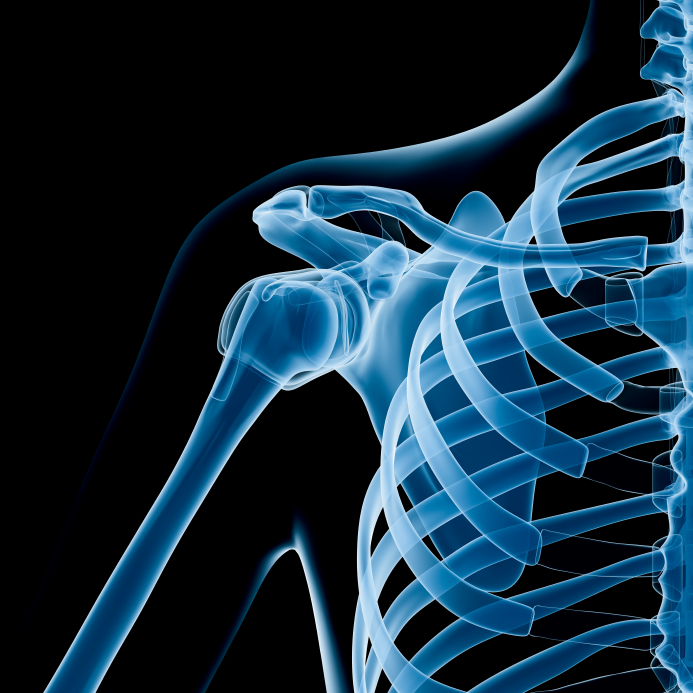
%> input picture Image Processing_Matlab/Fig(Watshed).jpg, 693 x 693 px
$ octave watersheed.m   (GNU Octave 9; MATLAB toolbox functions it lacks are replaced by stand-ins)
%> lines starting %> are read from the running program, lines starting %| are printed output that depends on the picture; in (x1, y1, x2, y2) boxes, pixels count from 0 and x2, y2 are one past the last pixel; in counts of white or black regions, pixels touching at a corner belong together; the program's own positions count from 1
I=imread('Fig(Watshed).jpg');
%> I is the input picture: size 693x693x3 uint8; mean R, G, B 20.5, 46.8, 63.8
I=rgb2gray(I);
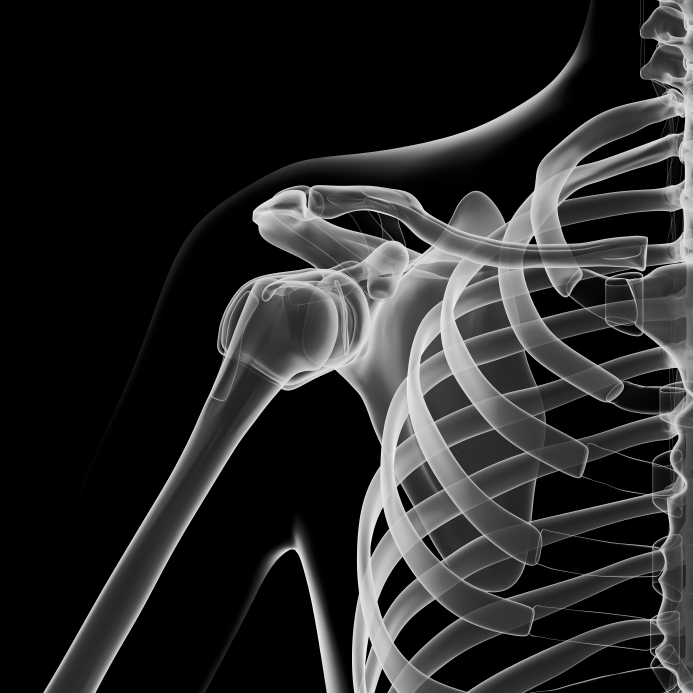
%> I: size 693x693 uint8; min 0, max 244, mean 40.8
I=double(I);
%> I: size 693x693 double
hy=fspecial('sobel');
hx=hy';
Iy=imfilter(I,hy,'replicate');
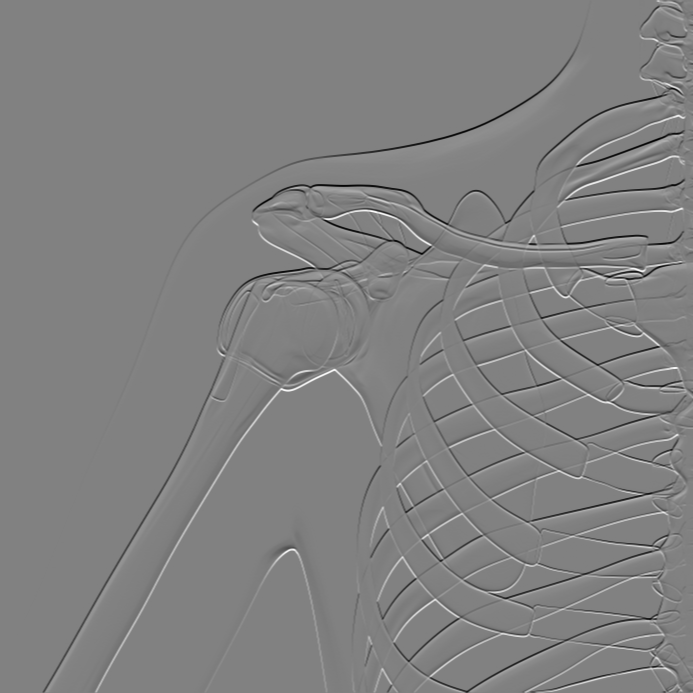
%> Iy: size 693x693 double; min -897, max 874, mean -0.3; drawn with min black and max white
Ix=imfilter(I,hx,'replicate');
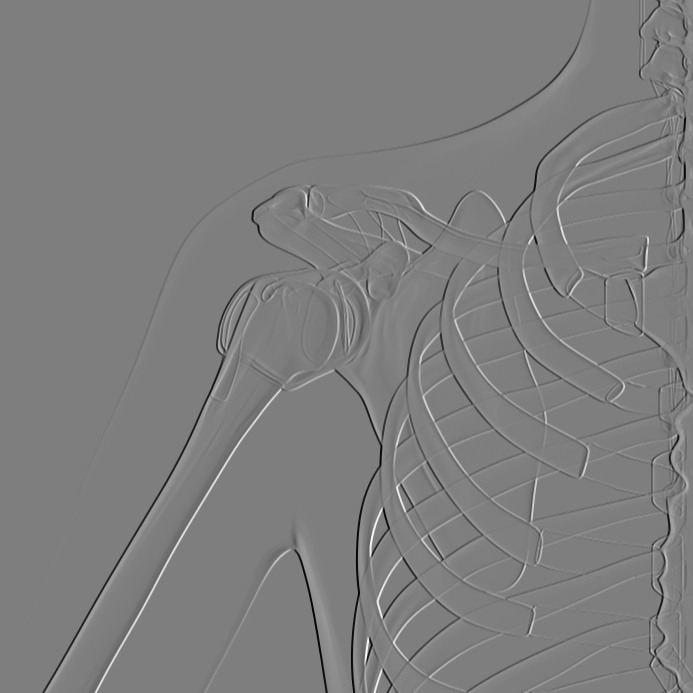
%> Ix: size 693x693 double; min -962, max 971, mean -1.3; drawn with min black and max white
gradmag=sqrt(Ix.^2 + Iy.^2);
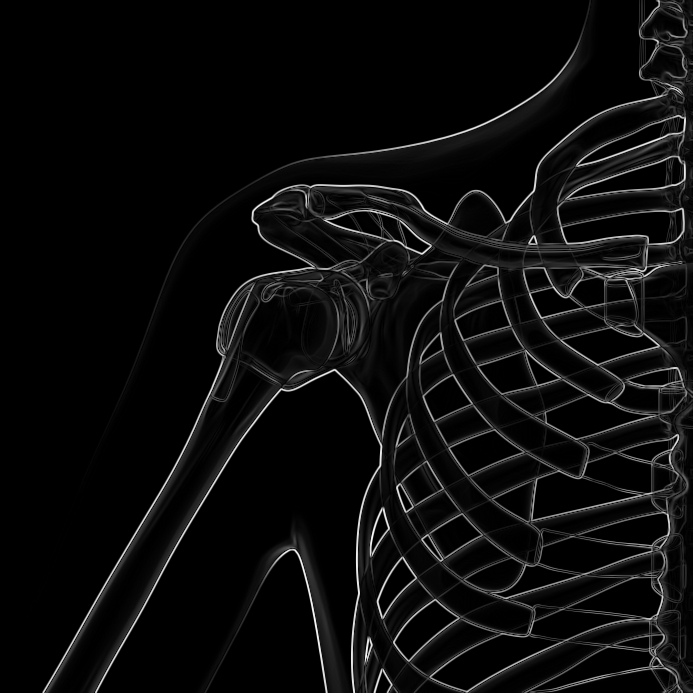
%> gradmag: size 693x693 double; min 0, max 993.2, mean 47.9; drawn with min black and max white
figure, imshow(gradmag);
%> after `imshow(gradmag)`:
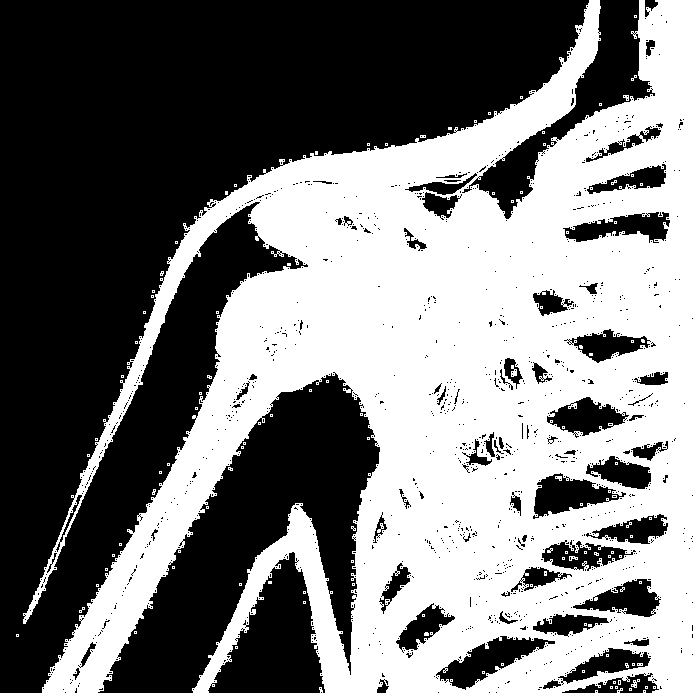
%> displayed picture: size 693x693, on the screen's scale of 0 to 255; 47.2% white; 122 white regions (115 under 20 px), largest, box (x1, y1, x2, y2) and area: (23, 0, 693, 693) 225372, (511, 365, 517, 377) 48, (631, 679, 640, 688) 38
bw2= ~bwareaopen(~gradmag,10);
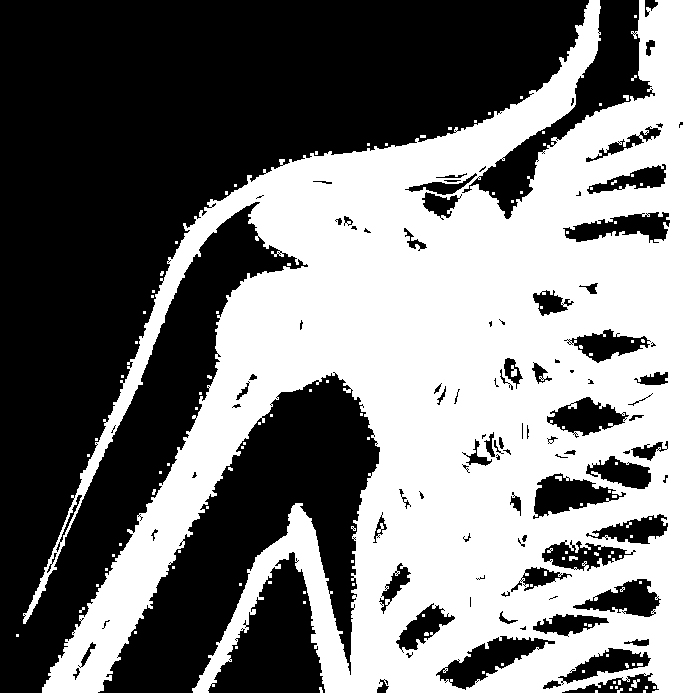
%> bw2: size 693x693 logical; 47.7% white; 122 white regions (115 under 20 px), largest, box (x1, y1, x2, y2) and area: (23, 0, 693, 693) 227577, (511, 365, 517, 377) 51, (631, 679, 640, 688) 43
D=~bwdist(~bw2);
figure,imshow(D);
Ld=watershed(D);
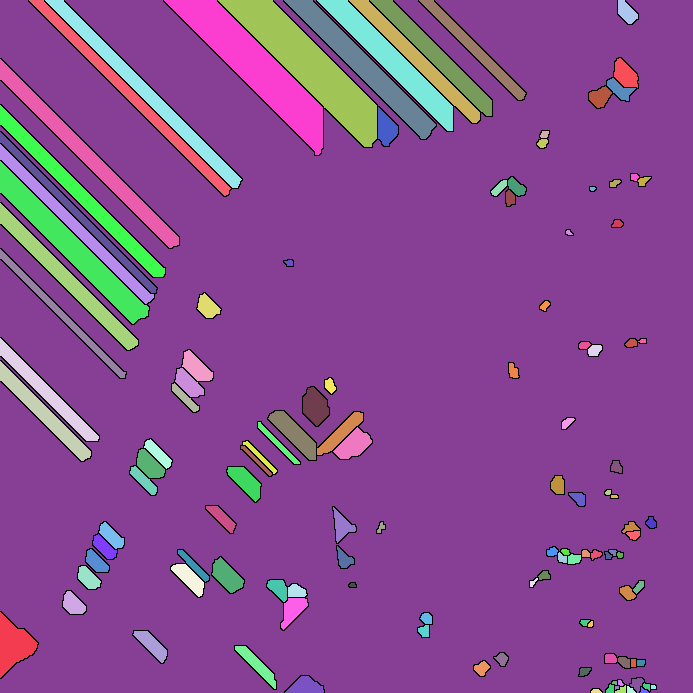
%> Ld: size 693x693 uint8; 123 distinct labels, from 0 to 122; one colour per label, 0 black
bw2=gradmag;
bw2(Ld==0)=0;
figure,imshow(bw2);
